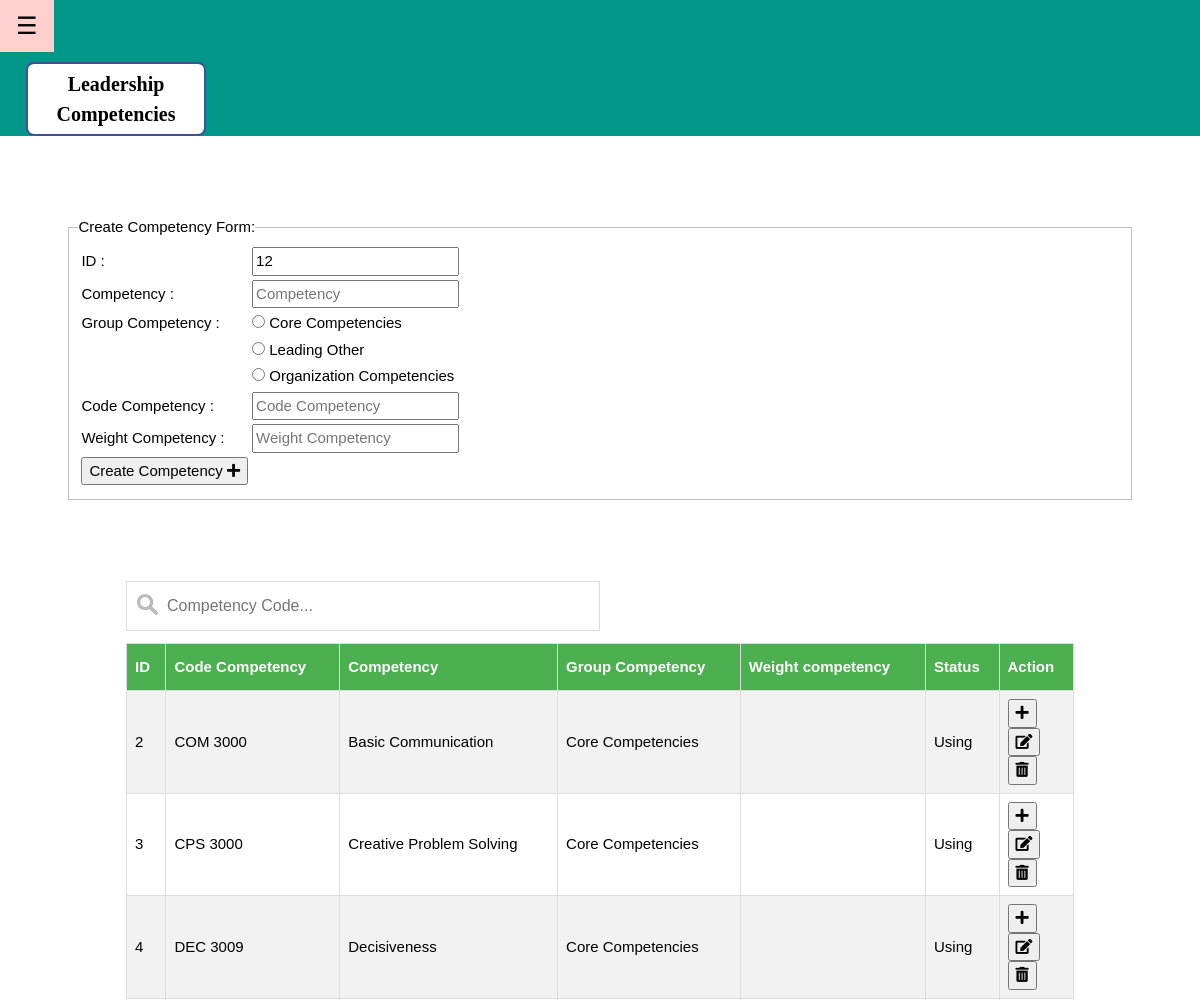
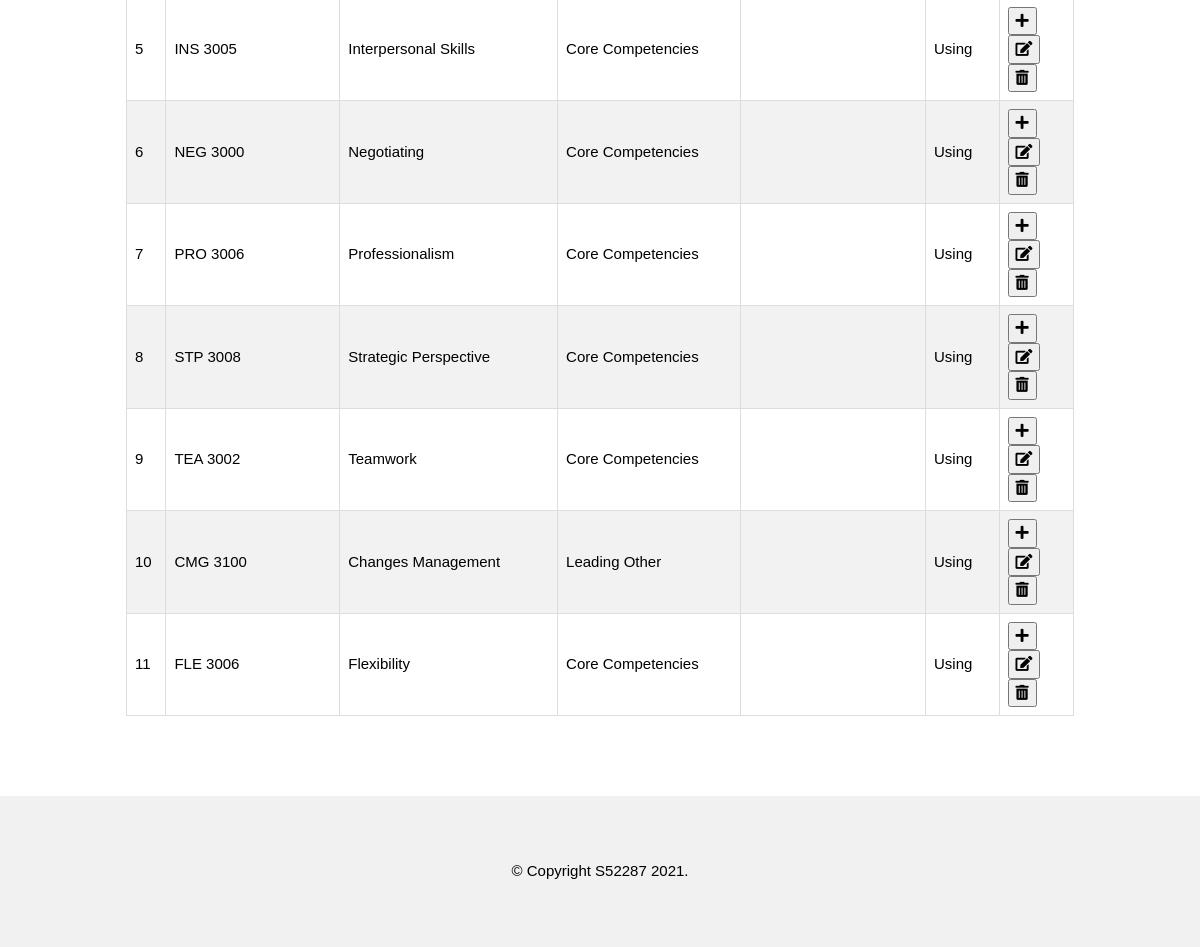
The app's page /Manage/Admin/AdminCreateCompetency.php (signed in) with its own data (2 pictures, top to bottom).
### tables this page shows
CREATE TABLE `competency` (
  `ID` int(11) NOT NULL,
  `CodeCompetency` varchar(255) NOT NULL,
  `Competency` varchar(255) NOT NULL,
  `GroupCompetency` varchar(255) NOT NULL,
  `Status` varchar(255) NOT NULL DEFAULT 'Using'
);

### Manage/Admin/Adminprocesscompetency.php (called while the page is built, shortened)
<?php
function getcompetency(){
	$db = mysqli_connect('localhost', 'root', '', 'leadercompetency');
    $sql = "SELECT * FROM competency Where Status='Using' ORDER BY ID ";
    if($result = mysqli_query($db,$sql)){
    return $result;
    }
}
function CompetencysetID(){
    $getid = getcompetency();
    $id = 0;
    if($getid){
        while ($row = mysqli_fetch_assoc($getid)){
            $id = $row['ID'];
        }
    }
    return ($id + 1);
}
?>

### Manage/Admin/AdminCreateCompetency.php (the view, shortened to what this page needs)
<?php require_once ("Adminprocesscompetency.php");
?>
<!DOCTYPE html>
<html>
<link rel="stylesheet" href="Competency.css">
<link rel="stylesheet" href="https://use.fontawesome.com/releases/v5.8.2/css/all.css">
<body>
<div id="main">
<div class="w3-teal">
  <button id="openNav" class="w3-button w3-teal w3-xlarge" onclick="w3_open()">&#9776;</button>
  <div class="w3-container">
   <div class="tp-logo">Leadership
Competencies</div>
  </div>
</div>
</div>
<div class="w3-content" style="max-width:1100px;margin-top:80px;margin-bottom:80px">
<div class="w3-container">
<form action="" method="post" enctype="multipart/form-data">
			 <fieldset>
  <legend>Create Competency Form:</legend>
			<table>
			    <tr>
				<td>ID :</td>
				<td><input type="text" name="competencyID" value="<?php echo CompetencysetID();?>" readonly /></td>
			    </tr>
			    <tr>
				<td>Competency :</td>
				<td><input type="text" name="competency" value="" placeholder="Competency" required id="my-field"/></td>
			    </tr>
				<tr>
				<td>Group Competency :</td>
				<td><input type="radio" name="group" value="Core Competencies"/> Core Competencies</td>
				</tr>
				<tr><td></td>
				<td><input type="radio" name="group" value="Leading Other"/> Leading Other</td>
				</tr>
				<tr><td></td>
				<td><input type="radio" name="group" value="Organization Competencies"/> Organization Competencies</td>
				</tr>
				<tr>
				<td>Code Competency :</td>
				<td><input type="text" name="code_competency" value="" placeholder="Code Competency" required /></td>
				</tr>
				<tr>
				<td>Weight Competency :</td>
				<td><input type="number" name="Weight_competency" value="" placeholder="Weight Competency" required oninput="this.value = this.value.replace(/[^0-9.]/g, '').replace(/(\..*?)\..*/g, '$1');" /></td>
				</tr>
				<tr>
				<td><button type="submit" name="Createcompetency" title="Create">Create Competency <i class='fas fa-plus'></i></button>
				</tr>
				</table>
				</fieldset>
				</form>
</div>
</div>
<div class="w3-content w3-responsive"style="margin-bottom:80px">
<div class="w3-container">
<input type="text" id="myInput" onkeyup="myFunction()" placeholder="Competency Code...">
  <table id="competency">
  <tr>
                        <th>ID</th>
						<th>Code Competency</th>
						<th>Competency</th>
						<th>Group Competency</th>
						<th>Weight competency</th>
						<th>Status</th>
						<th>Action</th>
   </tr>
          <?php
                      $result = getcompetency();
                      if($result){
                           while ($row = mysqli_fetch_assoc($result)){
						  ?>
                        <tr>
                            <td><?php echo $row['ID']; ?></td>
							<td><?php echo $row['CodeCompetency']; ?></td>
                            <td><?php echo $row['Competency']; ?></td>
                            <td><?php echo $row['GroupCompetency']; ?></td>
							<td><?php echo $row['Weightcompetency']; ?></td>
                            <td><?php echo $row['Status']; ?></td>
							<td><?php echo "
							<form action='Admincompetency.php?id=$row[ID]' method='POST'><button type='submit' name='Create' title='Create Question'><i class='fas fa-plus'></i></button></form>
							<form action='AdminEditCompetency.php?id=$row[ID]' method='POST'><button type='submit' name='Update' title='Edit'><i class='fas fa-edit btnedit'></i></button></form>
							<form class='delete_button' action='AdminCreateCompetency.php?id=$row[ID]&Status=$row[Status]' method='POST'><button type='submit' title='Delete' name='DeleteCom'><i class='fas fa-trash-alt'></i></button></form>";?></td>
                       </tr>
                   <?php
                           }
                       }
                   ?>
   </table>
</div>
</div>
<footer class="w3-container w3-padding-64 w3-light-grey w3-center">
&copy; Copyright S52287 2021.
</footer>
</body>
</html>

### Manage/Admin/Competency.css (style rules this page uses)
html { box-sizing:border-box }
*,*:before,*:after { box-sizing:inherit }
html { -ms-text-size-adjust:100%;-webkit-text-size-adjust:100% }
body { margin:0 }
article,aside,details,figcaption,figure,footer,header,main,menu,nav,section { display:block }
button,input,select,textarea,optgroup { font:inherit;margin:0 }
button,input { overflow:visible }
button,select { text-transform:none }
button,[type=button],[type=reset],[type=submit] { -webkit-appearance:button }
fieldset { border:1px solid #c0c0c0;margin:0 2px;padding:.35em .625em .75em }
legend { color:inherit;display:table;max-width:100%;padding:0;white-space:normal }
html,body { font-family:Verdana,sans-serif;font-size:15px;line-height:1.5 }
html { overflow-x:hidden }
.w3-btn,.w3-button { border:none;display:inline-block;padding:8px 16px;vertical-align:middle;overflow:hidden;text-decoration:none;color:inherit;background-color:inherit;text-align:center;cursor:pointer;white-space:nowrap }
.w3-btn,.w3-button { -webkit-touch-callout:none;-webkit-user-select:none;-khtml-user-select:none;-moz-user-select:none;-ms-user-select:none;user-select:none }
.w3-content,.w3-auto { margin-left:auto;margin-right:auto }
.w3-content { max-width:980px }
.w3-main,#main { transition:margin-left .4s }
.w3-teal,.w3-hover-teal:hover { color:#fff!important;background-color:#009688!important }
.w3-xlarge { font-size:24px!important }
.w3-container,.w3-panel { padding:0.01em 16px }
.w3-container:after,.w3-container:before,.w3-panel:after,.w3-panel:before,.w3-row:after,.w3-row:before,.w3-row-padding:after,.w3-row-padding:before,.w3-cell-row:before,.w3-cell-row:after,.w3-clear:after,.w3-clear:before,.w3-bar:before,.w3-bar:after { content:"";display:table;clear:both }
.w3-padding-64 { padding-top:64px!important;padding-bottom:64px!important }
.w3-responsive { display:block;overflow-x:auto }
.w3-light-grey,.w3-hover-light-grey:hover,.w3-light-gray,.w3-hover-light-gray:hover { color:#000!important;background-color:#f1f1f1!important }
.w3-center { text-align:center!important }
.tp-logo { font-size:20px; font-weight:bold; color:Black; font-family:comic sans ms; border:2px solid #3A539B; background:white; width:180px; text-align:center; border-radius:8px; padding:5px; margin:10px 0 0 10px; float:left; }
#competency { font-family: Arial, Helvetica, sans-serif; border-collapse: collapse; width: 100%; position:center; }
#competency td, #competency th { border: 1px solid #ddd; padding: 8px; }
#competency tr:nth-child(even) { background-color: #f2f2f2; }
#competency th { padding-top: 12px; padding-bottom: 12px; text-align: left; background-color: #4CAF50; color: white; }
#myInput { background-image: url('imagesuploadadmin/search.png'); background-position: 10px 12px; background-repeat: no-repeat; width:50%; font-size: 16px; padding: 12px 20px 12px 40px; border: 1px solid #ddd; margin-bottom: 12px; }

### records on screen
competency: competencyID "12", ID "11", CodeCompetency "FLE 3006", Competency "Flexibility", GroupCompetency "Core Competencies", Status "Using"
competency: ID "2", CodeCompetency "COM 3000", Competency "Basic Communication", GroupCompetency "Core Competencies", Status "Using"
competency: ID "3", CodeCompetency "CPS 3000", Competency "Creative Problem Solving", GroupCompetency "Core Competencies", Status "Using"
competency: ID "4", CodeCompetency "DEC 3009", Competency "Decisiveness", GroupCompetency "Core Competencies", Status "Using"
competency: ID "5", CodeCompetency "INS 3005", Competency "Interpersonal Skills", GroupCompetency "Core Competencies", Status "Using"
competency: ID "6", CodeCompetency "NEG 3000", Competency "Negotiating", GroupCompetency "Core Competencies", Status "Using"
competency: ID "7", CodeCompetency "PRO 3006", Competency "Professionalism", GroupCompetency "Core Competencies", Status "Using"
competency: ID "8", CodeCompetency "STP 3008", Competency "Strategic Perspective", GroupCompetency "Core Competencies", Status "Using"
competency: ID "9", CodeCompetency "TEA 3002", Competency "Teamwork", GroupCompetency "Core Competencies", Status "Using"
competency: ID "10", CodeCompetency "CMG 3100", Competency "Changes Management", GroupCompetency "Leading Other", Status "Using"
